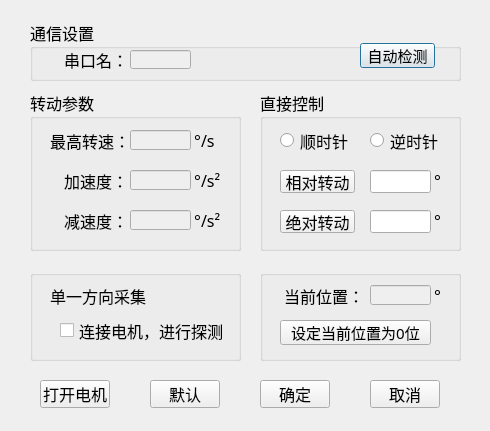
<?xml version="1.0" encoding="UTF-8"?>
<ui version="4.0">
 <class>portDialog</class>
 <widget class="QDialog" name="portDialog">
  <property name="geometry">
   <rect>
    <x>0</x>
    <y>0</y>
    <width>490</width>
    <height>431</height>
   </rect>
  </property>
  <property name="minimumSize">
   <size>
    <width>490</width>
    <height>415</height>
   </size>
  </property>
  <property name="windowTitle">
   <string>扫描电机设置</string>
  </property>
  <property name="windowIcon">
   <iconset resource="images.qrc">
    <normaloff>:/images/port.png</normaloff>:/images/port.png</iconset>
  </property>
  <widget class="QGroupBox" name="groupBox">
   <property name="geometry">
    <rect>
     <x>30</x>
     <y>20</y>
     <width>431</width>
     <height>61</height>
    </rect>
   </property>
   <property name="font">
    <font>
     <family>微软雅黑</family>
     <pointsize>12</pointsize>
    </font>
   </property>
   <property name="title">
    <string>通信设置</string>
   </property>
   <widget class="QLabel" name="label">
    <property name="geometry">
     <rect>
      <x>30</x>
      <y>30</y>
      <width>71</width>
      <height>19</height>
     </rect>
    </property>
    <property name="text">
     <string> 串口名：</string>
    </property>
   </widget>
   <widget class="QLineEdit" name="lineEdit_serialportName">
    <property name="enabled">
     <bool>false</bool>
    </property>
    <property name="geometry">
     <rect>
      <x>100</x>
      <y>30</y>
      <width>61</width>
      <height>19</height>
     </rect>
    </property>
    <property name="font">
     <font>
      <pointsize>10</pointsize>
     </font>
    </property>
    <property name="readOnly">
     <bool>false</bool>
    </property>
   </widget>
   <widget class="QPushButton" name="pushButton_auto_searchPort">
    <property name="geometry">
     <rect>
      <x>330</x>
      <y>23</y>
      <width>75</width>
      <height>25</height>
     </rect>
    </property>
    <property name="font">
     <font>
      <pointsize>11</pointsize>
     </font>
    </property>
    <property name="text">
     <string>自动检测</string>
    </property>
   </widget>
  </widget>
  <widget class="QGroupBox" name="groupBox_2">
   <property name="geometry">
    <rect>
     <x>30</x>
     <y>90</y>
     <width>211</width>
     <height>161</height>
    </rect>
   </property>
   <property name="font">
    <font>
     <family>微软雅黑</family>
     <pointsize>12</pointsize>
    </font>
   </property>
   <property name="title">
    <string>转动参数</string>
   </property>
   <widget class="QLabel" name="label_2">
    <property name="geometry">
     <rect>
      <x>20</x>
      <y>40</y>
      <width>81</width>
      <height>21</height>
     </rect>
    </property>
    <property name="text">
     <string>最高转速：</string>
    </property>
   </widget>
   <widget class="QLabel" name="label_3">
    <property name="geometry">
     <rect>
      <x>30</x>
      <y>80</y>
      <width>71</width>
      <height>21</height>
     </rect>
    </property>
    <property name="text">
     <string> 加速度：</string>
    </property>
   </widget>
   <widget class="QLabel" name="label_6">
    <property name="geometry">
     <rect>
      <x>30</x>
      <y>120</y>
      <width>71</width>
      <height>21</height>
     </rect>
    </property>
    <property name="text">
     <string> 减速度：</string>
    </property>
   </widget>
   <widget class="QLineEdit" name="lineEdit_SP">
    <property name="enabled">
     <bool>false</bool>
    </property>
    <property name="geometry">
     <rect>
      <x>100</x>
      <y>40</y>
      <width>61</width>
      <height>20</height>
     </rect>
    </property>
   </widget>
   <widget class="QLineEdit" name="lineEdit_AC">
    <property name="enabled">
     <bool>false</bool>
    </property>
    <property name="geometry">
     <rect>
      <x>100</x>
      <y>80</y>
      <width>61</width>
      <height>20</height>
     </rect>
    </property>
   </widget>
   <widget class="QLineEdit" name="lineEdit_DC">
    <property name="enabled">
     <bool>false</bool>
    </property>
    <property name="geometry">
     <rect>
      <x>100</x>
      <y>120</y>
      <width>61</width>
      <height>20</height>
     </rect>
    </property>
   </widget>
   <widget class="QLabel" name="label_7">
    <property name="geometry">
     <rect>
      <x>160</x>
      <y>40</y>
      <width>31</width>
      <height>21</height>
     </rect>
    </property>
    <property name="text">
     <string> °/s</string>
    </property>
   </widget>
   <widget class="QLabel" name="label_8">
    <property name="geometry">
     <rect>
      <x>160</x>
      <y>80</y>
      <width>41</width>
      <height>21</height>
     </rect>
    </property>
    <property name="text">
     <string> °/s²</string>
    </property>
   </widget>
   <widget class="QLabel" name="label_9">
    <property name="geometry">
     <rect>
      <x>160</x>
      <y>120</y>
      <width>41</width>
      <height>21</height>
     </rect>
    </property>
    <property name="text">
     <string> °/s²</string>
    </property>
   </widget>
  </widget>
  <widget class="QGroupBox" name="groupBox_3">
   <property name="geometry">
    <rect>
     <x>260</x>
     <y>90</y>
     <width>201</width>
     <height>161</height>
    </rect>
   </property>
   <property name="font">
    <font>
     <family>微软雅黑</family>
     <pointsize>12</pointsize>
    </font>
   </property>
   <property name="title">
    <string>直接控制</string>
   </property>
   <widget class="QRadioButton" name="radioButton_CW">
    <property name="geometry">
     <rect>
      <x>20</x>
      <y>40</y>
      <width>71</width>
      <height>21</height>
     </rect>
    </property>
    <property name="text">
     <string>顺时针</string>
    </property>
   </widget>
   <widget class="QRadioButton" name="radioButton_CCW">
    <property name="geometry">
     <rect>
      <x>110</x>
      <y>40</y>
      <width>71</width>
      <height>21</height>
     </rect>
    </property>
    <property name="text">
     <string>逆时针</string>
    </property>
   </widget>
   <widget class="QPushButton" name="pushButton_relative">
    <property name="geometry">
     <rect>
      <x>20</x>
      <y>80</y>
      <width>75</width>
      <height>23</height>
     </rect>
    </property>
    <property name="text">
     <string>相对转动</string>
    </property>
   </widget>
   <widget class="QPushButton" name="pushButton_absolute">
    <property name="geometry">
     <rect>
      <x>20</x>
      <y>120</y>
      <width>75</width>
      <height>23</height>
     </rect>
    </property>
    <property name="text">
     <string>绝对转动</string>
    </property>
   </widget>
   <widget class="QLineEdit" name="lineEdit_PR">
    <property name="geometry">
     <rect>
      <x>110</x>
      <y>80</y>
      <width>61</width>
      <height>23</height>
     </rect>
    </property>
   </widget>
   <widget class="QLineEdit" name="lineEdit_PA">
    <property name="geometry">
     <rect>
      <x>110</x>
      <y>120</y>
      <width>61</width>
      <height>23</height>
     </rect>
    </property>
   </widget>
   <widget class="QLabel" name="label_10">
    <property name="geometry">
     <rect>
      <x>170</x>
      <y>80</y>
      <width>21</width>
      <height>21</height>
     </rect>
    </property>
    <property name="text">
     <string> °</string>
    </property>
   </widget>
   <widget class="QLabel" name="label_11">
    <property name="geometry">
     <rect>
      <x>170</x>
      <y>120</y>
      <width>21</width>
      <height>21</height>
     </rect>
    </property>
    <property name="text">
     <string> °</string>
    </property>
   </widget>
  </widget>
  <widget class="QPushButton" name="pushButton_default">
   <property name="geometry">
    <rect>
     <x>150</x>
     <y>380</y>
     <width>70</width>
     <height>28</height>
    </rect>
   </property>
   <property name="font">
    <font>
     <family>微软雅黑</family>
     <pointsize>12</pointsize>
    </font>
   </property>
   <property name="text">
    <string>默认</string>
   </property>
  </widget>
  <widget class="QPushButton" name="pushButton_sure">
   <property name="geometry">
    <rect>
     <x>260</x>
     <y>380</y>
     <width>70</width>
     <height>28</height>
    </rect>
   </property>
   <property name="font">
    <font>
     <family>微软雅黑</family>
     <pointsize>12</pointsize>
    </font>
   </property>
   <property name="text">
    <string>确定</string>
   </property>
  </widget>
  <widget class="QPushButton" name="pushButton_cancel">
   <property name="geometry">
    <rect>
     <x>370</x>
     <y>380</y>
     <width>70</width>
     <height>28</height>
    </rect>
   </property>
   <property name="font">
    <font>
     <family>微软雅黑</family>
     <pointsize>12</pointsize>
    </font>
   </property>
   <property name="text">
    <string>取消</string>
   </property>
  </widget>
  <widget class="QGroupBox" name="groupBox_4">
   <property name="geometry">
    <rect>
     <x>260</x>
     <y>270</y>
     <width>201</width>
     <height>91</height>
    </rect>
   </property>
   <property name="font">
    <font>
     <family>微软雅黑</family>
     <pointsize>12</pointsize>
    </font>
   </property>
   <property name="title">
    <string/>
   </property>
   <widget class="QPushButton" name="pushButton_setPXis0">
    <property name="geometry">
     <rect>
      <x>20</x>
      <y>50</y>
      <width>151</width>
      <height>25</height>
     </rect>
    </property>
    <property name="font">
     <font>
      <family>微软雅黑</family>
      <pointsize>11</pointsize>
     </font>
    </property>
    <property name="text">
     <string>设定当前位置为0位</string>
    </property>
   </widget>
   <widget class="QLabel" name="label_12">
    <property name="geometry">
     <rect>
      <x>20</x>
      <y>15</y>
      <width>81</width>
      <height>21</height>
     </rect>
    </property>
    <property name="font">
     <font>
      <family>微软雅黑</family>
      <pointsize>12</pointsize>
     </font>
    </property>
    <property name="text">
     <string> 当前位置：</string>
    </property>
   </widget>
   <widget class="QLabel" name="label_13">
    <property name="geometry">
     <rect>
      <x>170</x>
      <y>15</y>
      <width>21</width>
      <height>21</height>
     </rect>
    </property>
    <property name="font">
     <font>
      <family>微软雅黑</family>
      <pointsize>12</pointsize>
     </font>
    </property>
    <property name="text">
     <string> °</string>
    </property>
   </widget>
   <widget class="QLineEdit" name="lineEdit_PX">
    <property name="enabled">
     <bool>false</bool>
    </property>
    <property name="geometry">
     <rect>
      <x>110</x>
      <y>15</y>
      <width>61</width>
      <height>20</height>
     </rect>
    </property>
   </widget>
  </widget>
  <widget class="QGroupBox" name="groupBox_motor">
   <property name="geometry">
    <rect>
     <x>30</x>
     <y>270</y>
     <width>211</width>
     <height>91</height>
    </rect>
   </property>
   <property name="title">
    <string/>
   </property>
   <widget class="QCheckBox" name="checkBox_motor_connected">
    <property name="geometry">
     <rect>
      <x>30</x>
      <y>50</y>
      <width>171</width>
      <height>21</height>
     </rect>
    </property>
    <property name="font">
     <font>
      <family>微软雅黑</family>
      <pointsize>12</pointsize>
     </font>
    </property>
    <property name="text">
     <string>连接电机，进行探测</string>
    </property>
   </widget>
   <widget class="QLabel" name="label_4">
    <property name="geometry">
     <rect>
      <x>20</x>
      <y>15</y>
      <width>101</width>
      <height>21</height>
     </rect>
    </property>
    <property name="font">
     <font>
      <family>微软雅黑</family>
      <pointsize>12</pointsize>
     </font>
    </property>
    <property name="text">
     <string>单一方向采集</string>
    </property>
   </widget>
  </widget>
  <widget class="QPushButton" name="pushButton_open_motor">
   <property name="geometry">
    <rect>
     <x>40</x>
     <y>380</y>
     <width>70</width>
     <height>28</height>
    </rect>
   </property>
   <property name="font">
    <font>
     <family>微软雅黑</family>
     <pointsize>12</pointsize>
    </font>
   </property>
   <property name="text">
    <string>打开电机</string>
   </property>
  </widget>
 </widget>
 <resources>
  <include location="images.qrc"/>
 </resources>
 <connections/>
</ui>
